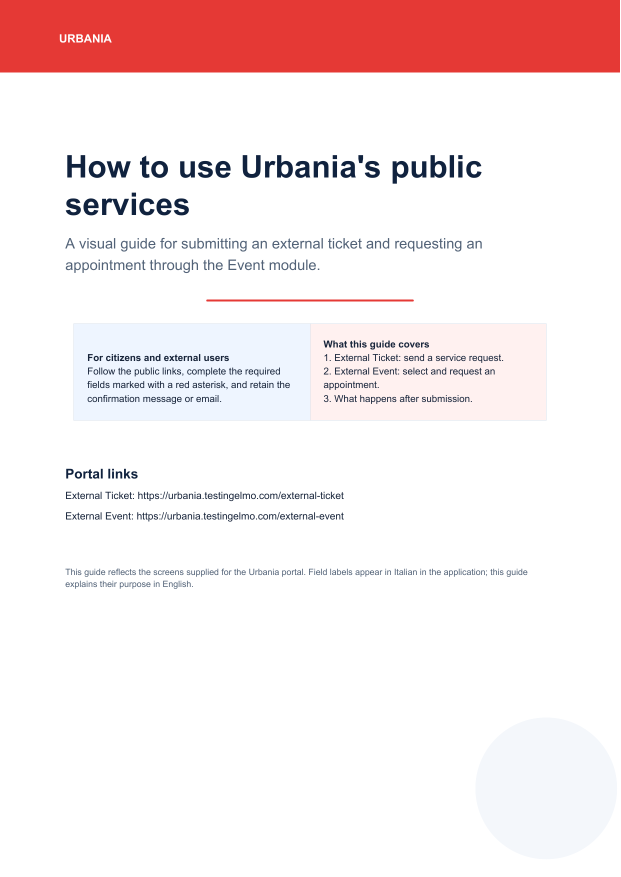
#> input picture tmp/pdfs/urbania-guide-01.png, 1241 x 1754 px (shown at 1/2 size); its folder holds only this picture in this run
$ python create_contact_sheet.py
#> lines starting #> are read from the running program, lines starting #| are printed output that depends on the picture
from pathlib import Path
from PIL import Image, ImageDraw

folder = Path(r"C:\xampp\htdocs\urbania-backend-api\tmp\pdfs")
pages = sorted(
    (path for path in folder.glob("urbania-guide-*.png") if path.stem.rsplit('-', 1)[-1].isdigit()),
    key=lambda path: int(path.stem.rsplit('-', 1)[-1]),
)
thumb_w = 380
gap = 24
label_h = 30
thumbs = []
for page in pages:
    image = Image.open(page).convert("RGB")
#> image is the input picture: PIL image 1241x1754 RGB; mean R, G, B 247, 232.9, 233.6
    height = round(image.height * thumb_w / image.width)
#> height = 537
    thumbs.append((page.stem.rsplit('-', 1)[-1], image.resize((thumb_w, height))))

rows = (len(thumbs) + 1) // 2
#> rows = 1
row_h = max(im.height for _, im in thumbs) + label_h
#> row_h = 567
sheet = Image.new("RGB", (thumb_w * 2 + gap * 3, rows * row_h + gap * (rows + 1)), "#e7edf5")
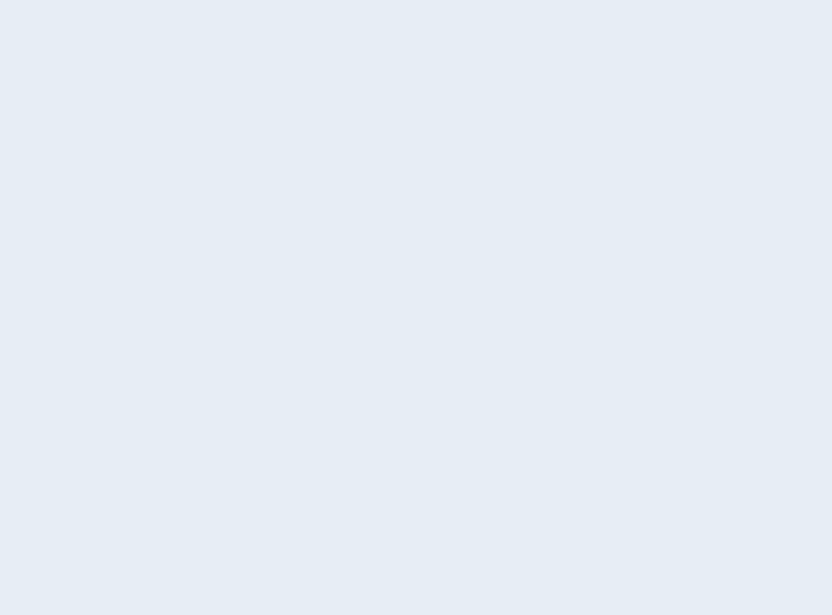
#> sheet: PIL image 832x615 RGB; mean R, G, B 231, 237, 245
draw = ImageDraw.Draw(sheet)
for index, (label, image) in enumerate(thumbs):
    col, row = index % 2, index // 2
    x = gap + col * (thumb_w + gap)
    y = gap + row * (row_h + gap)
    sheet.paste(image, (x, y + label_h))
    draw.text((x, y + 7), f"Page {int(label)}", fill="#10223e")
#> this loop made 1 pass
#> (label, col, row, x, y) on pass 1: ('01', 0, 0, 24, 24)
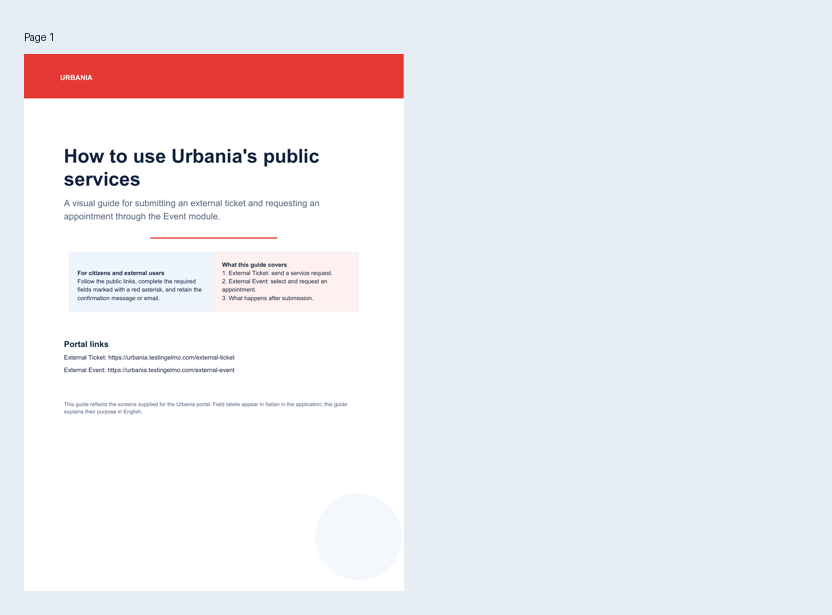
#> sheet: PIL image 832x615 RGB; mean R, G, B 237.3, 235.3, 240.4

sheet.save(folder / "urbania-guide-contact-sheet.png")

$ run again, on tmp/pdfs/urbania-guide-05.png
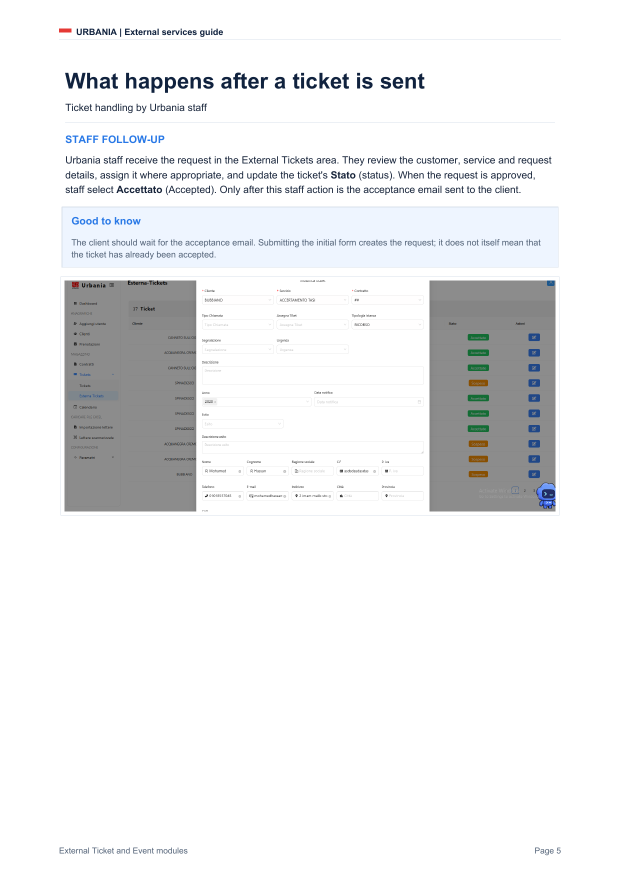
#> input picture tmp/pdfs/urbania-guide-05.png, 1241 x 1754 px (shown at 1/2 size)
#> image is the input picture: PIL image 1241x1754 RGB; mean R, G, B 237.3, 238.1, 239.1
#> rows = 1
#> row_h = 567
#> the loop `for index, (label, image) in enumerate(thumbs):` made 1 pass
#> (label, col, row, x, y) on pass 1: ('05', 0, 0, 24, 24)
#> after the loop `for index, (label, image) in enumerate(thumbs):`:
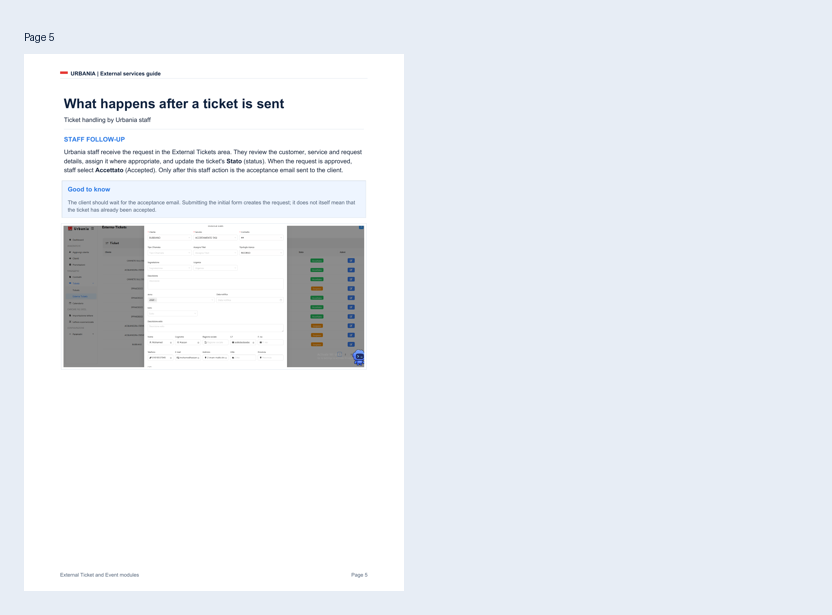
#> sheet: PIL image 832x615 RGB; mean R, G, B 233.5, 237.4, 242.6

$ run again, on tmp/pdfs/urbania-guide-06.png
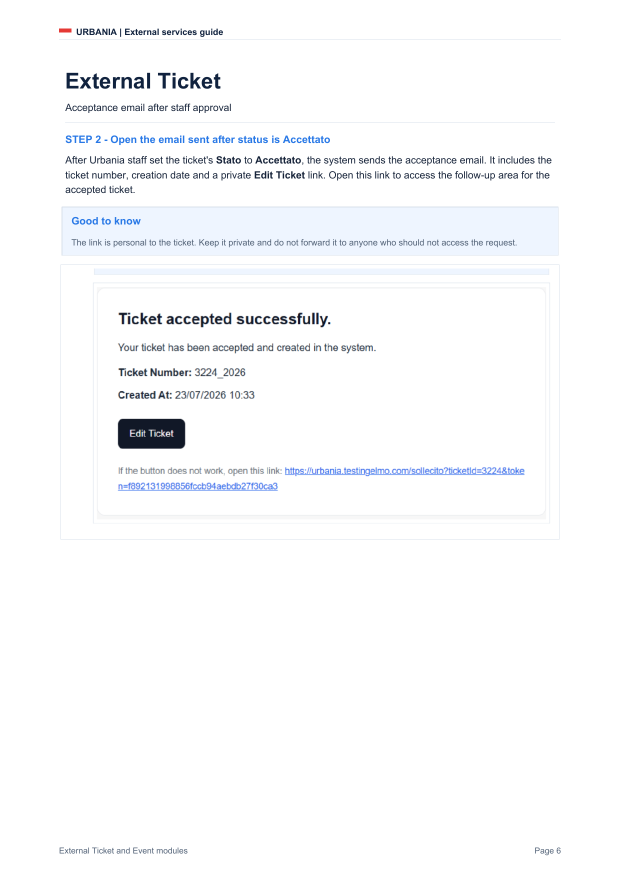
#> input picture tmp/pdfs/urbania-guide-06.png, 1241 x 1754 px (shown at 1/2 size)
#> image is the input picture: PIL image 1241x1754 RGB; mean R, G, B 249.3, 250.1, 251.4
#> rows = 1
#> row_h = 567
#> the loop `for index, (label, image) in enumerate(thumbs):` made 1 pass
#> (label, col, row, x, y) on pass 1: ('06', 0, 0, 24, 24)
#> after the loop `for index, (label, image) in enumerate(thumbs):`:
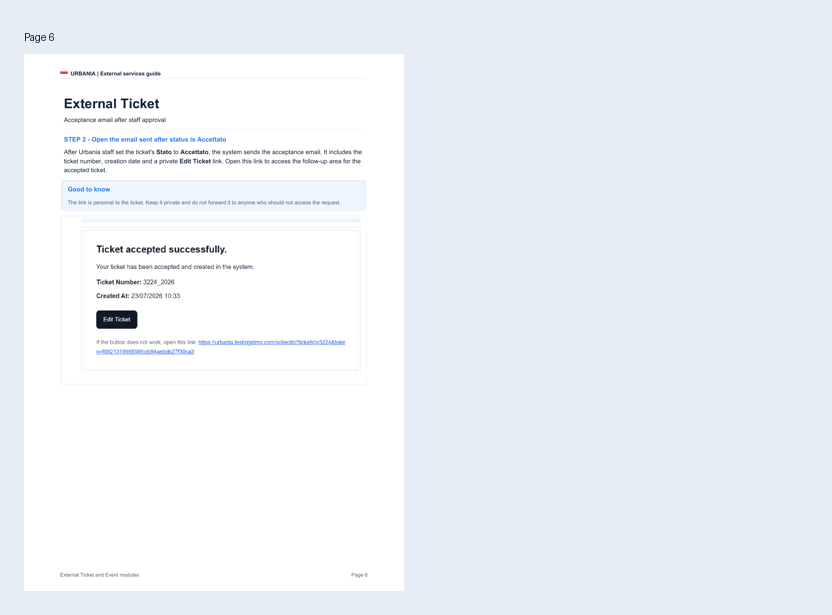
#> sheet: PIL image 832x615 RGB; mean R, G, B 238.2, 242.2, 247.5

$ run again, on tmp/pdfs/urbania-guide-07.png
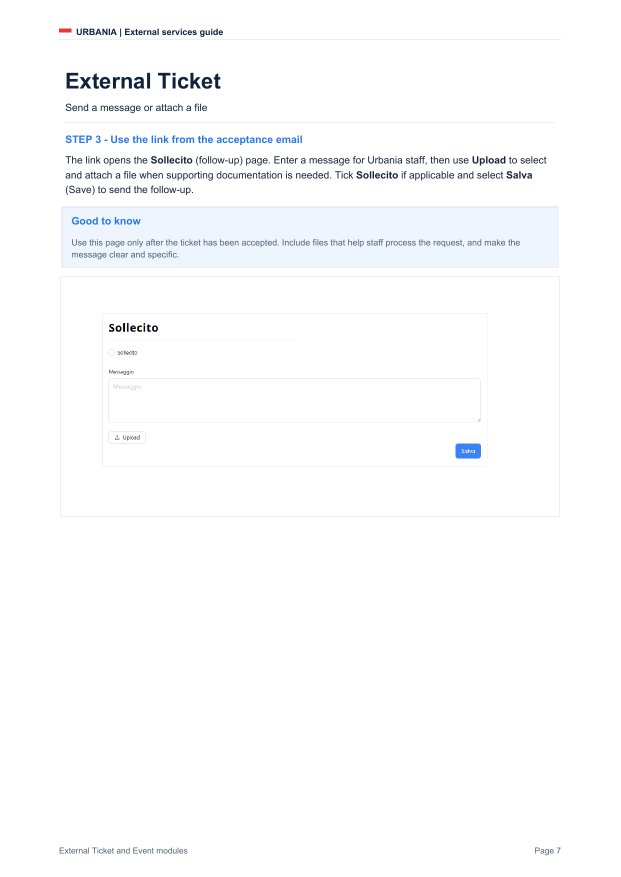
#> input picture tmp/pdfs/urbania-guide-07.png, 1241 x 1754 px (shown at 1/2 size)
#> image is the input picture: PIL image 1241x1754 RGB; mean R, G, B 251.2, 251.9, 252.9
#> rows = 1
#> row_h = 567
#> the loop `for index, (label, image) in enumerate(thumbs):` made 1 pass
#> (label, col, row, x, y) on pass 1: ('07', 0, 0, 24, 24)
#> after the loop `for index, (label, image) in enumerate(thumbs):`:
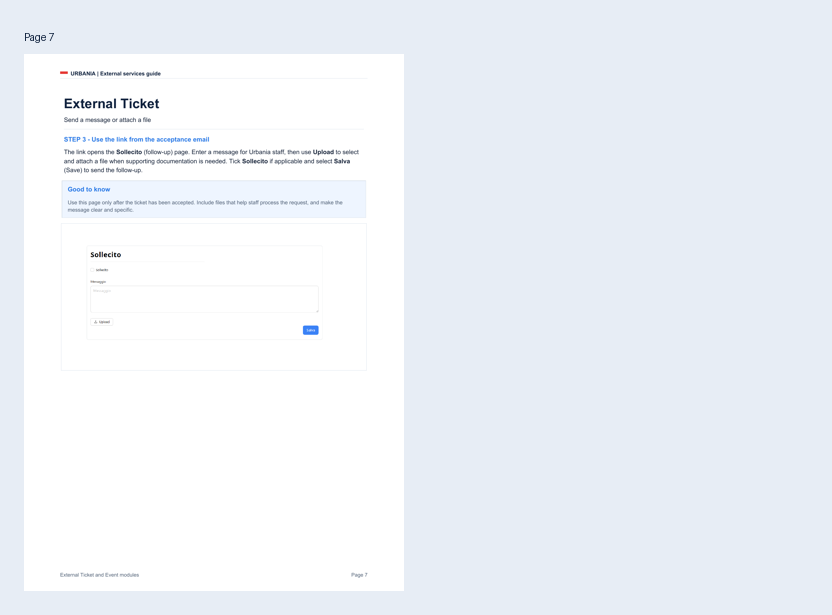
#> sheet: PIL image 832x615 RGB; mean R, G, B 239, 242.9, 248.1

$ run again, on tmp/pdfs/urbania-guide-02.png
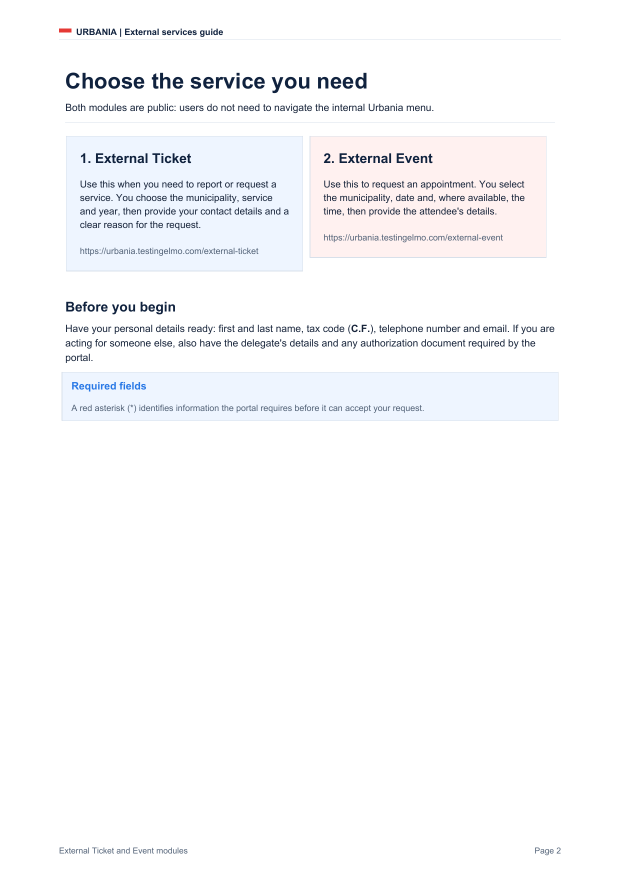
#> input picture tmp/pdfs/urbania-guide-02.png, 1241 x 1754 px (shown at 1/2 size)
#> image is the input picture: PIL image 1241x1754 RGB; mean R, G, B 248.9, 249.2, 250.7
#> rows = 1
#> row_h = 567
#> the loop `for index, (label, image) in enumerate(thumbs):` made 1 pass
#> (label, col, row, x, y) on pass 1: ('02', 0, 0, 24, 24)
#> after the loop `for index, (label, image) in enumerate(thumbs):`:
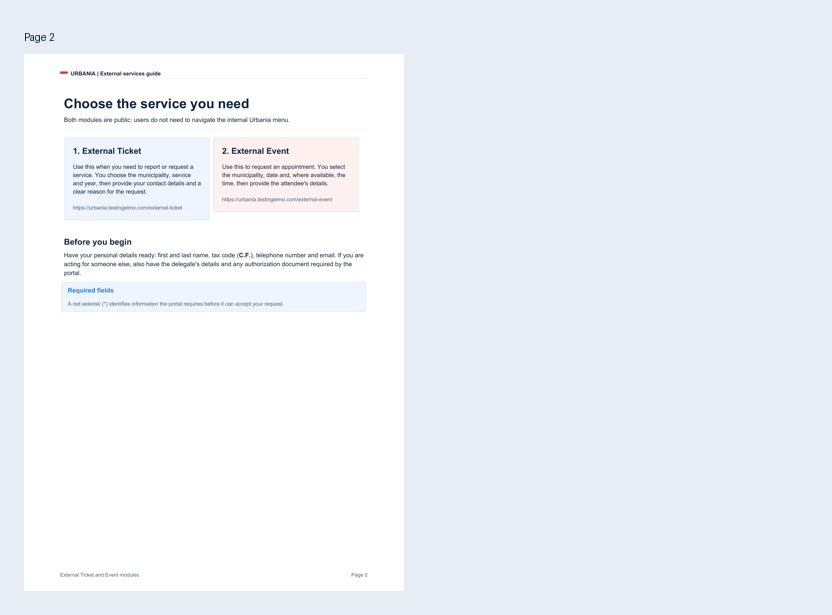
#> sheet: PIL image 832x615 RGB; mean R, G, B 238.1, 241.8, 247.2
